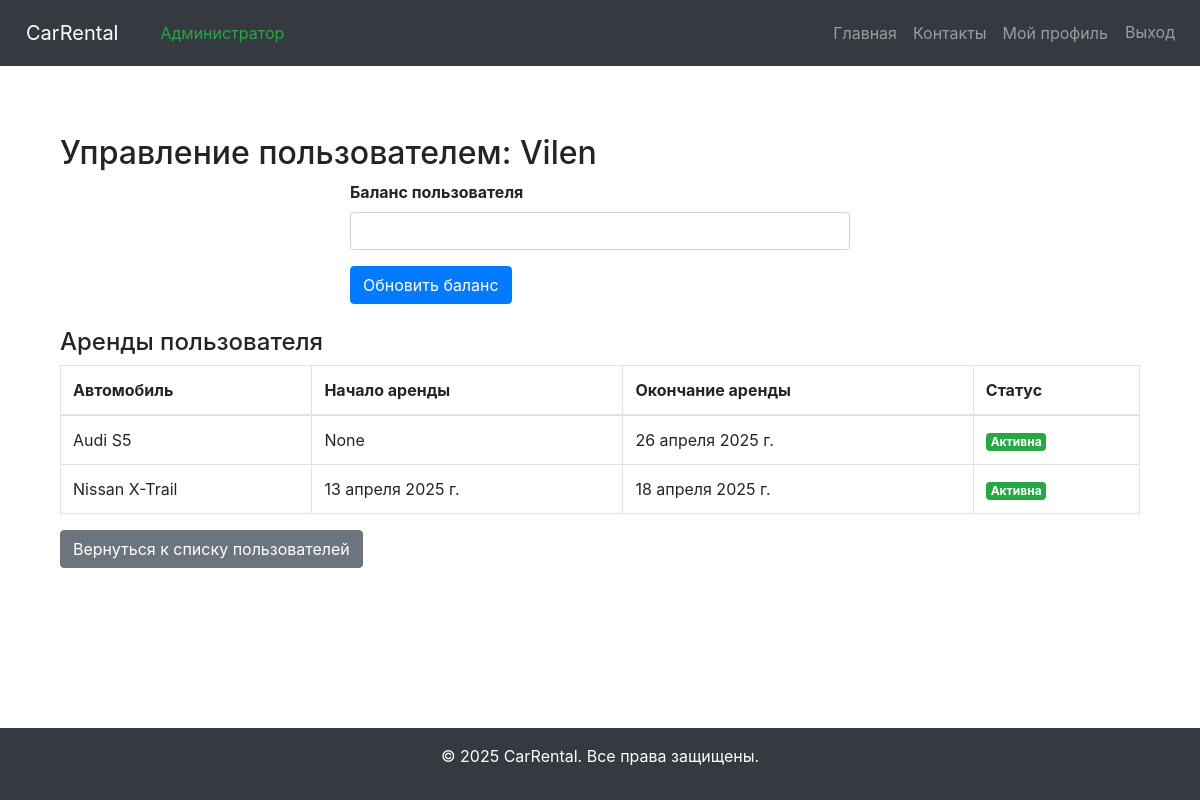
The page /users/manage/1/ (signed in) on the database as committed earlier.
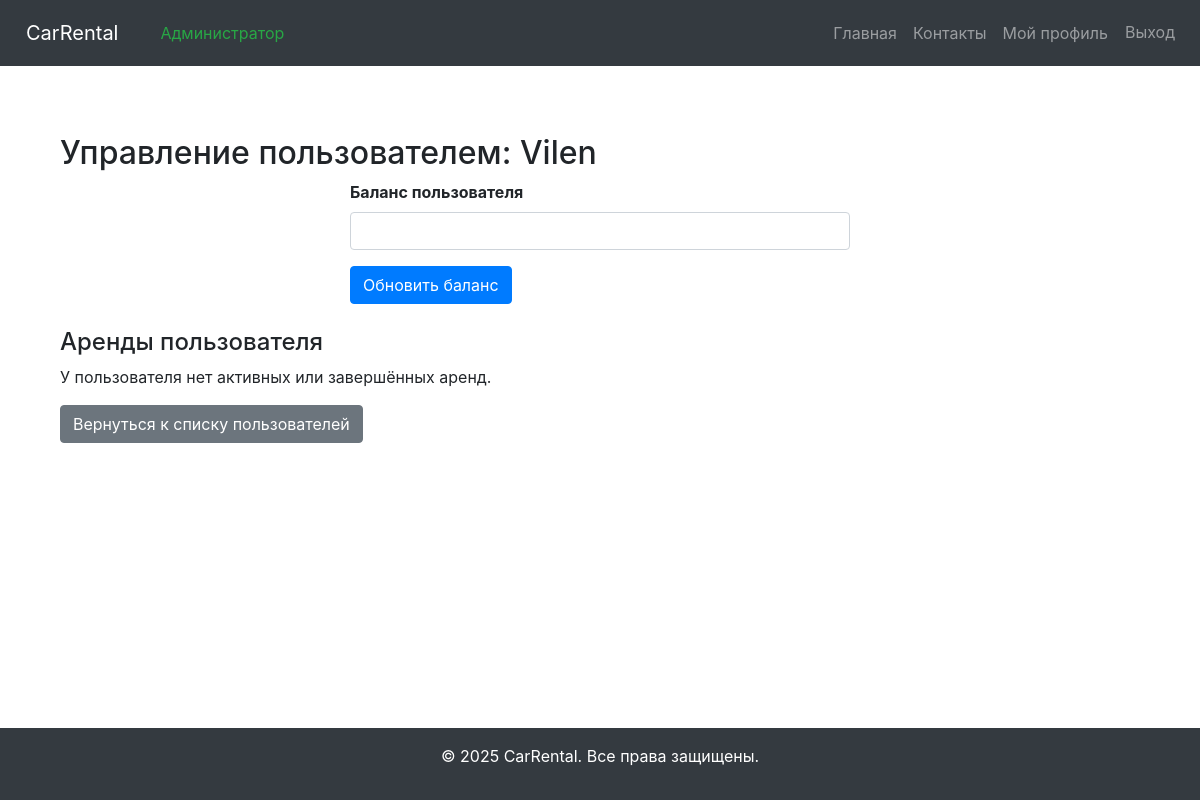
The same page on the database as committed later.
### cars/models.py (models this page shows, shortened)
class Rental(models.Model):
    user = models.ForeignKey(settings.AUTH_USER_MODEL, on_delete=models.CASCADE)
    car = models.ForeignKey('Car', on_delete=models.CASCADE)
    start_date = models.DateField(null=True, blank=True)
    end_date = models.DateField(null=True, blank=True)
    created_at = models.DateTimeField(auto_now_add=True)

class Car(models.Model):
    name = models.CharField(max_length=100)
    description = models.TextField(blank=True)
    price_per_day = models.DecimalField(max_digits=10, decimal_places=2)
    car_types = models.ManyToManyField(CarType)
    year = models.PositiveIntegerField(default=2010)
    available = models.BooleanField(default=True)
    image = models.ImageField(upload_to='cars/', null=True, blank=True)
    created_at = models.DateTimeField(auto_now_add=True)
    status = models.CharField(max_length=20, choices=STATUS_CHOICES, default='Доступен')
    unavailable_until = models.DateField(null=True, blank=True)

### users/views.py (the view, shortened to what this page needs)
# urls.py: path('manage/<int:user_id>/', views.manage_user, name='manage_user'),
@login_required
@user_passes_test(lambda u: u.is_staff)
def manage_user(request, user_id):
    user_to_manage = get_object_or_404(CustomUser, id=user_id)
    user_rentals = Rental.objects.filter(user=user_to_manage).select_related('car')
    return render(request, 'users/manage_user.html', {
        'target_user': user_to_manage,
        'user_rentals': user_rentals,
    })

### templates/users/manage_user.html (shortened to what this page needs)
{% extends 'base.html' %}
{% block content %}
<div class="container mt-4">
    <h2>Управление пользователем: {{ target_user.username }}</h2>
    <form method="POST">
        <div class="mb-3">
            <label for="balance" class="form-label">Баланс пользователя</label>
            <input type="number" step="0.01" class="form-control" id="balance" name="balance" value="{{ target_user.balance }}">
        </div>
        <button type="submit" class="btn btn-primary">Обновить баланс</button>
    </form>
    <h4 class="mt-4">Аренды пользователя</h4>
    {% if user_rentals %}
        <table class="table table-bordered">
            <thead>
                <tr>
                    <th>Автомобиль</th>
                    <th>Начало аренды</th>
                    <th>Окончание аренды</th>
                    <th>Статус</th>
                </tr>
            </thead>
            <tbody>
                {% for rental in user_rentals %}
                <tr>
                    <td>{{ rental.car.name }}</td>
                    <td>{{ rental.start_date }}</td>
                    <td>{{ rental.end_date }}</td>
                    <td>
                        {% if rental.end_date and rental.end_date < today %}
                            <span class="badge bg-secondary">Завершена</span>
                        {% else %}
                            <span class="badge bg-success">Активна</span>
                        {% endif %}
                    </td>
                </tr>
                {% endfor %}
            </tbody>
        </table>
    {% else %}
        <p>У пользователя нет активных или завершённых аренд.</p>
    {% endif %}
    <div class="mt-3">
        <a href="{% url 'users:profile' %}" class="btn btn-secondary">Вернуться к списку пользователей</a>
    </div>
</div>
{% endblock %}

Rows that differ between the two databases and show on the page:
removed Rental: car.name "Audi S5", start_date "None", end_date "26 апреля 2025 г.", shows "Активна"
removed Rental: car.name "Nissan X-Trail", start_date "13 апреля 2025 г.", end_date "18 апреля 2025 г.", shows "Активна"
Other text that changed with them:
text no longer shown: "Автомобиль Начало аренды Окончание аренды Статус"
text now shown: "У пользователя нет активных или завершённых аренд."
